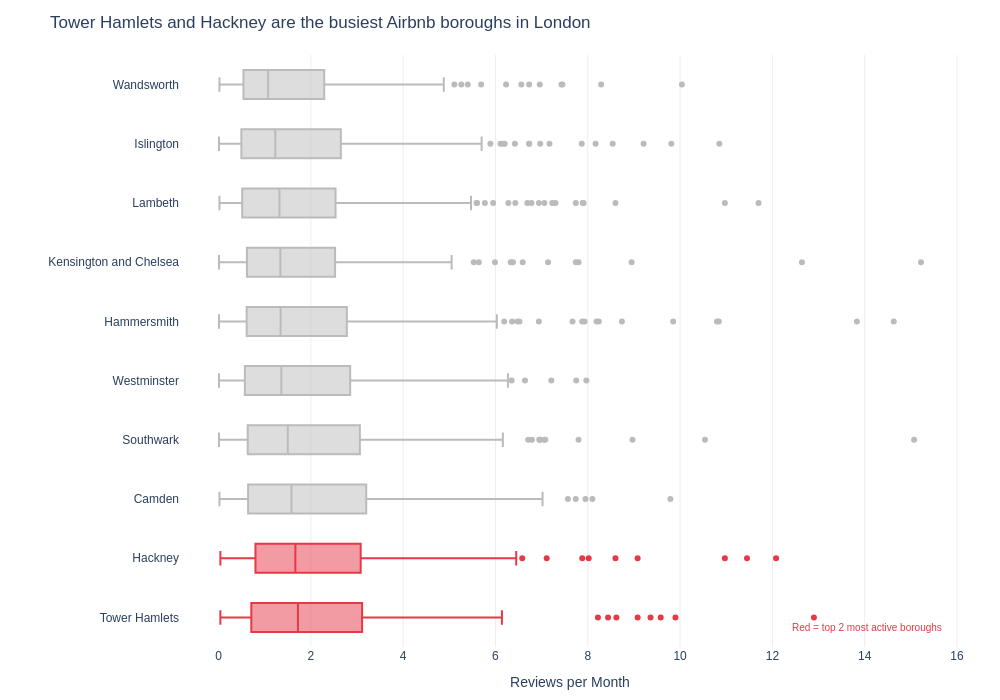

The cell this chart's notebook holds for it:
### Markdown cell above
## Task 2 — Box plot: listing activity by borough

**What to build:** A **horizontal box plot** comparing listing activity (reviews per month) across London boroughs — reviews per month is a proxy for how frequently a listing is booked.

**Requirements:**
- Horizontal orientation (borough names are long)
- Sorted by median reviews per month (most active at top)
- Highlight the **two most active** boroughs in a different colour
- Outliers shown as individual points
- Insight title naming the two busiest boroughs

> 💡 Some listings have zero reviews — these are new or inactive listings. Filter them out with before plotting

### Code cell
# %%
# Task 2 — Box plot: listing activity by borough

# Filter out inactive listings (zero reviews)
df_active = df_cap[df_cap['reviews_per_month'] > 0].copy()

# Sort boroughs by median reviews_per_month
median_order = (df_active.groupby('neighbourhood')['reviews_per_month']
                .median()
                .sort_values(ascending=True)
                .index.tolist())

# Identify the two most active boroughs
top2 = (df_active.groupby('neighbourhood')['reviews_per_month']
        .median()
        .nlargest(2)
        .index.tolist())

colour_map = {
    borough: ('#E63946' if borough in top2 else '#BBBBBB')
    for borough in median_order
}

fig = px.box(
    data_frame=df_active,
    y='neighbourhood',
    x='reviews_per_month',
    color='neighbourhood',
    orientation='h',
    points='outliers',
    color_discrete_map=colour_map,
    category_orders={'neighbourhood': median_order},
    labels={'reviews_per_month': 'Reviews per Month (proxy for booking frequency)', 'neighbourhood': ''},
    height=700,
    width=1000
)

fig.update_layout(
    title=f'{top2[0]} and {top2[1]} are the busiest Airbnb boroughs in London',
    plot_bgcolor='white',
    paper_bgcolor='white',
    font=dict(family='Arial', size=12),
    xaxis=dict(gridcolor='#EEEEEE', title='Reviews per Month'),
    yaxis=dict(showgrid=False),
    showlegend=False,
    margin=dict(l=180, r=40, t=55, b=40)
)

# Annotation explaining the highlight
fig.add_annotation(
    x=0.98, y=0.02,
    xref='paper', yref='paper',
    text='Red = top 2 most active boroughs',
    showarrow=False,
    font=dict(size=10, color='#E63946'),
    xanchor='right'
)

fig.show()

### Figure 1 — Plotly figure (JSON) as saved in the notebook; plotly's stock layout.template omitted (floating-point values rounded to 4 significant figures; data arrays with more than 128 entries replaced by an {"elided": "..."} marker saying what was removed)
{"data": [{"alignmentgroup": "True", "boxpoints": "outliers", "hovertemplate": "=%{y}<br>Reviews per Month (proxy for booking frequency)=%{x}<extra></extra>", "legendgroup": "Wandsworth", "marker": {"color": "#BBBBBB"}, "name": "Wandsworth", "notched": false, "offsetgroup": "Wandsworth", "orientation": "h", "showlegend": true, "type": "box", "x": {"elided": "222 float values"}, "x0": " ", "xaxis": "x", "y": {"elided": "222 str values"}, "y0": " ", "yaxis": "y"}, {"alignmentgroup": "True", "boxpoints": "outliers", "hovertemplate": "=%{y}<br>Reviews per Month (proxy for booking frequency)=%{x}<extra></extra>", "legendgroup": "Islington", "marker": {"color": "#BBBBBB"}, "name": "Islington", "notched": false, "offsetgroup": "Islington", "orientation": "h", "showlegend": true, "type": "box", "x": {"elided": "232 float values"}, "x0": " ", "xaxis": "x", "y": {"elided": "232 str values"}, "y0": " ", "yaxis": "y"}, {"alignmentgroup": "True", "boxpoints": "outliers", "hovertemplate": "=%{y}<br>Reviews per Month (proxy for booking frequency)=%{x}<extra></extra>", "legendgroup": "Lambeth", "marker": {"color": "#BBBBBB"}, "name": "Lambeth", "notched": false, "offsetgroup": "Lambeth", "orientation": "h", "showlegend": true, "type": "box", "x": {"elided": "243 float values"}, "x0": " ", "xaxis": "x", "y": {"elided": "243 str values"}, "y0": " ", "yaxis": "y"}, {"alignmentgroup": "True", "boxpoints": "outliers", "hovertemplate": "=%{y}<br>Reviews per Month (proxy for booking frequency)=%{x}<extra></extra>", "legendgroup": "Kensington and Chelsea", "marker": {"color": "#BBBBBB"}, "name": "Kensington and Chelsea", "notched": false, "offsetgroup": "Kensington and Chelsea", "orientation": "h", "showlegend": true, "type": "box", "x": {"elided": "213 float values"}, "x0": " ", "xaxis": "x", "y": {"elided": "213 str values"}, "y0": " ", "yaxis": "y"}, {"alignmentgroup": "True", "boxpoints": "outliers", "hovertemplate": "=%{y}<br>Reviews per Month (proxy for booking frequency)=%{x}<extra></extra>", "legendgroup": "Hammersmith", "marker": {"color": "#BBBBBB"}, "name": "Hammersmith", "notched": false, "offsetgroup": "Hammersmith", "orientation": "h", "showlegend": true, "type": "box", "x": {"elided": "234 float values"}, "x0": " ", "xaxis": "x", "y": {"elided": "234 str values"}, "y0": " ", "yaxis": "y"}, {"alignmentgroup": "True", "boxpoints": "outliers", "hovertemplate": "=%{y}<br>Reviews per Month (proxy for booking frequency)=%{x}<extra></extra>", "legendgroup": "Westminster", "marker": {"color": "#BBBBBB"}, "name": "Westminster", "notched": false, "offsetgroup": "Westminster", "orientation": "h", "showlegend": true, "type": "box", "x": {"elided": "231 float values"}, "x0": " ", "xaxis": "x", "y": {"elided": "231 str values"}, "y0": " ", "yaxis": "y"}, {"alignmentgroup": "True", "boxpoints": "outliers", "hovertemplate": "=%{y}<br>Reviews per Month (proxy for booking frequency)=%{x}<extra></extra>", "legendgroup": "Southwark", "marker": {"color": "#BBBBBB"}, "name": "Southwark", "notched": false, "offsetgroup": "Southwark", "orientation": "h", "showlegend": true, "type": "box", "x": {"elided": "259 float values"}, "x0": " ", "xaxis": "x", "y": {"elided": "259 str values"}, "y0": " ", "yaxis": "y"}, {"alignmentgroup": "True", "boxpoints": "outliers", "hovertemplate": "=%{y}<br>Reviews per Month (proxy for booking frequency)=%{x}<extra></extra>", "legendgroup": "Camden", "marker": {"color": "#BBBBBB"}, "name": "Camden", "notched": false, "offsetgroup": "Camden", "orientation": "h", "showlegend": true, "type": "box", "x": {"elided": "235 float values"}, "x0": " ", "xaxis": "x", "y": {"elided": "235 str values"}, "y0": " ", "yaxis": "y"}, {"alignmentgroup": "True", "boxpoints": "outliers", "hovertemplate": "=%{y}<br>Reviews per Month (proxy for booking frequency)=%{x}<extra></extra>", "legendgroup": "Hackney", "marker": {"color": "#E63946"}, "name": "Hackney", "notched": false, "offsetgroup": "Hackney", "orientation": "h", "showlegend": true, "type": "box", "x": {"elided": "246 float values"}, "x0": " ", "xaxis": "x", "y": {"elided": "246 str values"}, "y0": " ", "yaxis": "y"}, {"alignmentgroup": "True", "boxpoints": "outliers", "hovertemplate": "=%{y}<br>Reviews per Month (proxy for booking frequency)=%{x}<extra></extra>", "legendgroup": "Tower Hamlets", "marker": {"color": "#E63946"}, "name": "Tower Hamlets", "notched": false, "offsetgroup": "Tower Hamlets", "orientation": "h", "showlegend": true, "type": "box", "x": {"elided": "255 float values"}, "x0": " ", "xaxis": "x", "y": {"elided": "255 str values"}, "y0": " ", "yaxis": "y"}], "layout": {"annotations": [{"font": {"color": "#E63946", "size": 10}, "showarrow": false, "text": "Red = top 2 most active boroughs", "x": 0.98, "xanchor": "right", "xref": "paper", "y": 0.02, "yref": "paper"}], "boxmode": "overlay", "font": {"family": "Arial", "size": 12}, "height": 700, "legend": {"title": {"text": ""}, "tracegroupgap": 0}, "margin": {"b": 40, "l": 180, "r": 40, "t": 55}, "paper_bgcolor": "white", "plot_bgcolor": "white", "showlegend": false, "title": {"text": "Tower Hamlets and Hackney are the busiest Airbnb boroughs in London"}, "width": 1000, "xaxis": {"anchor": "y", "domain": [0, 1], "gridcolor": "#EEEEEE", "title": {"text": "Reviews per Month"}}, "yaxis": {"anchor": "x", "categoryarray": ["Tower Hamlets", "Hackney", "Camden", "Southwark", "Westminster", "Hammersmith", "Kensington and Chelsea", "Lambeth", "Islington", "Wandsworth"], "categoryorder": "array", "domain": [0, 1], "showgrid": false, "title": {"text": ""}}}}
